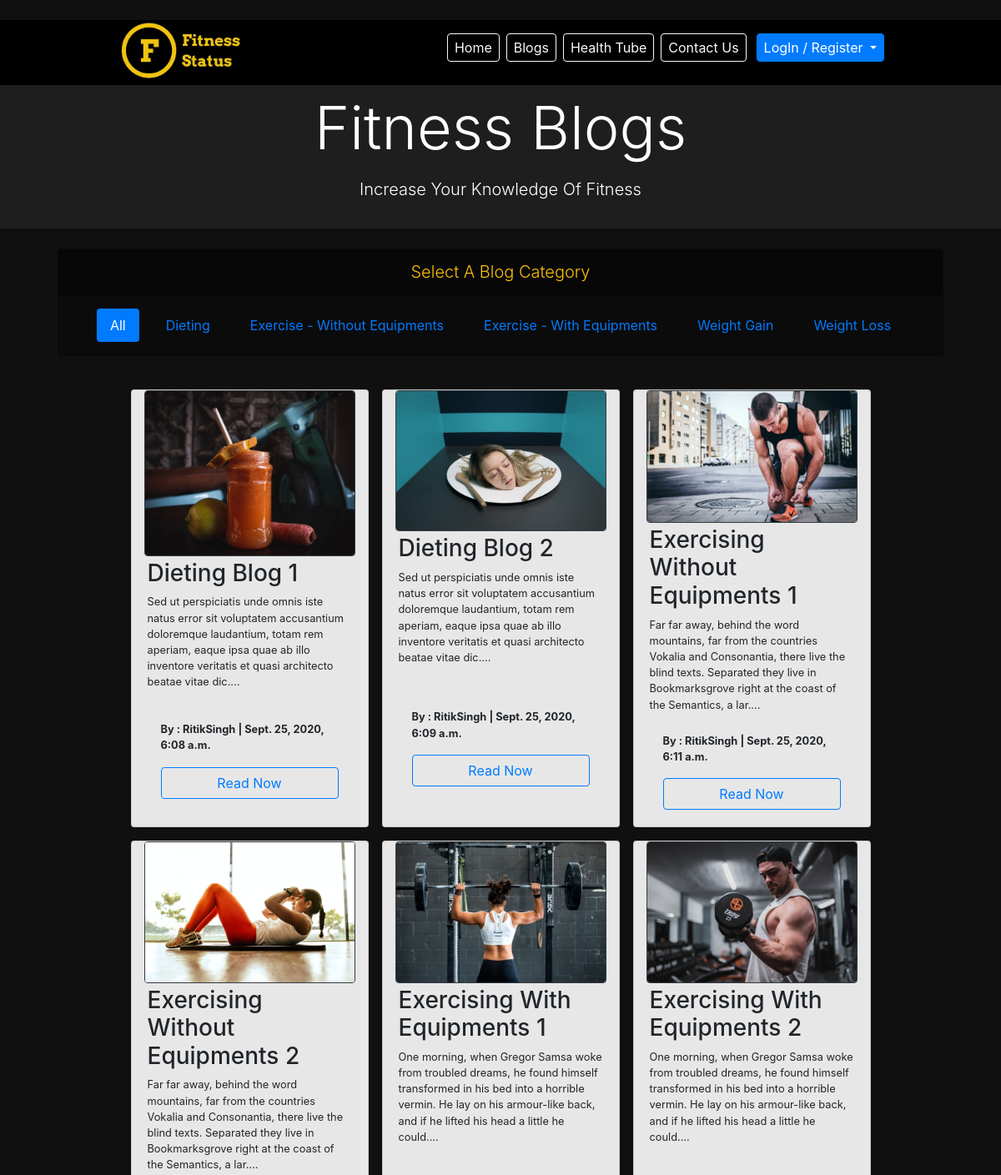
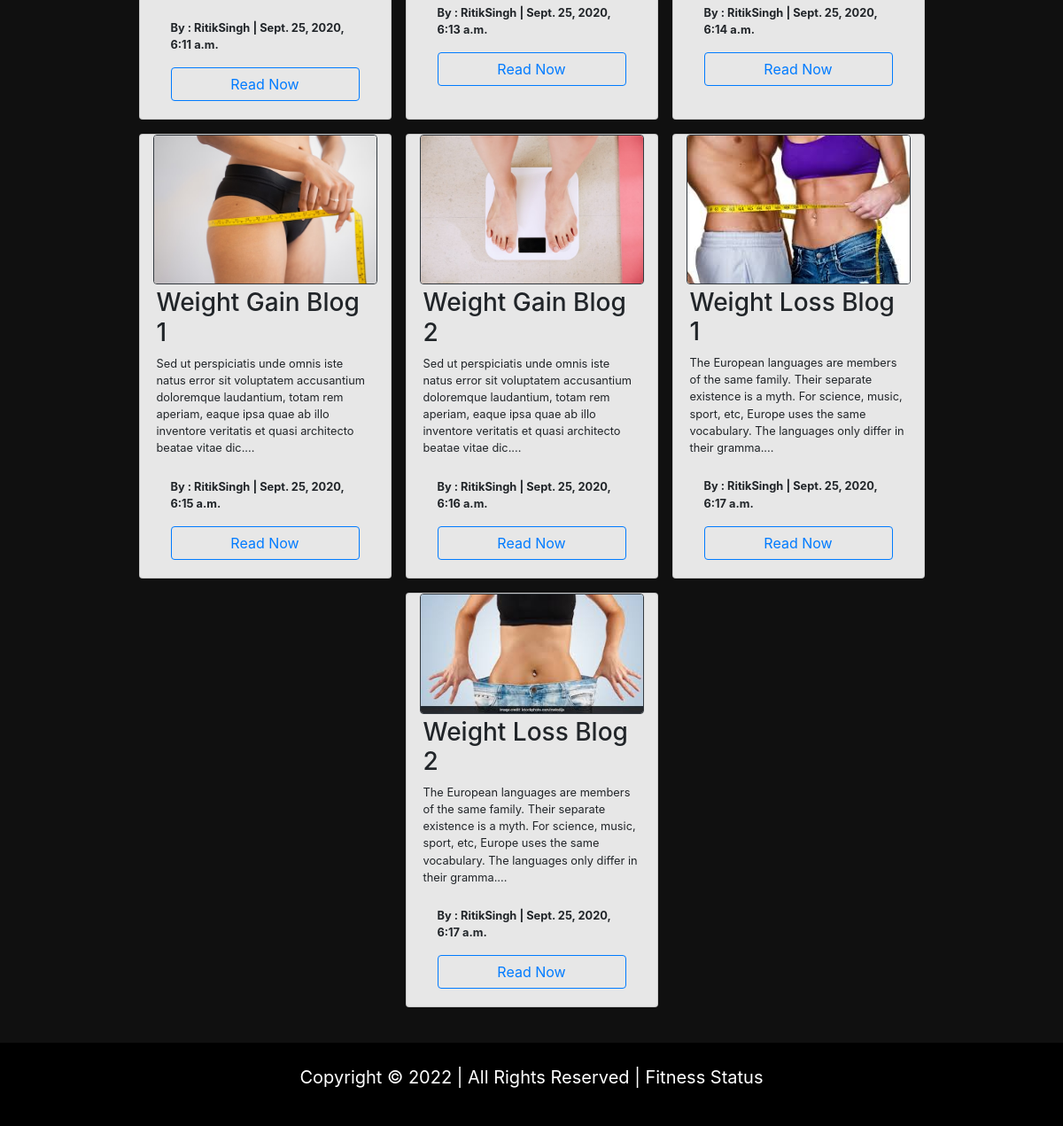
/all_blogs, run on the app's committed database (2 pictures, top to bottom).
### Fitness_Status/models.py (models this page shows, shortened)
class Categories(models.Model):
    category = models.CharField(max_length=100)
    date = models.DateTimeField(auto_now_add=True)

class Article(models.Model):
    title = models.CharField(max_length=100, unique=True, )
    author = models.CharField(max_length=50)
    author_email = models.CharField(max_length=150)
    date = models.DateTimeField(auto_now_add=True)
    category = models.ForeignKey(Categories, on_delete=models.CASCADE)
    thumbnail = models.FileField(upload_to='blog/')
    body = RichTextField()
    def limit(self):
        return self.body[:200] + '....'

### Fitness_Status/views.py (the view)
# urls.py: path('all_blogs', views.Blog, name='blogs'),
def Blog(request):
    category = Categories.objects.all()
    articles = Article.objects.all()
    return render(request, 'blog.html', {'articles': articles, 'category':category})

### Templates/blog.html (shortened to what this page needs)
{% extends 'base.html' %} {% load static %} {% block content %}
<div class="container-fluid p-0 m-0">
    <div class="blg-hedd text-white">
        <div class="jumbotron px-md-5 jumbotron-fluid py-0 text-white m-0" style="background-color: #1e1e1e;">
            <div class="row m-0">
                <div class="col-12 p-2 m-0 text-center">
                    <h1 class="display-3">Fitness Blogs</h1>
                    <p class="lead py-2">Increase Your Knowledge Of Fitness</p>
                </div>
            </div>
        </div>
    </div>
</div>
<div class="container">
    <div class="col-12 p-0 m-0 p-md-4">
        <div class="card" style="background-color: rgba(0, 0, 0, 0.3);">
            <p class="text-warning lead text-center card-header" style="background-color: rgba(0, 0, 0, 0.3);">Select A Blog Category</p>
            <ul class="nav nav-pills my-2 justify-content-center" id="pills-tab" role="tablist">
                <li class="nav-item p-2">
                    <a class="nav-link active" id="pills-all-tab" data-toggle="pill" href="#pills-all" role="tab" aria-controls="pills-all" aria-selected="true">All</a>
                </li>
                {% for category in category %}
                <li class="nav-item p-2">
                    <a class="nav-link" id="pills-{{category.category}}-tab" data-toggle="pill" href="#pills-{{category.category}}" role="tab" aria-controls="pills-{{category.category}}" aria-selected="true">{{category.category}}</a>
                </li>
                {% endfor %}
            </ul>
        </div>
    </div>
    <div class="tab-content" id="pills-tabContent">
        <div class="tab-pane fade show active" id="pills-all" role="tabpanel" aria-labelledby="pills-all-tab">
            <div class="row py-2 mb-4 justify-content-center">
                {% for articles in articles %}
                <div class="col-md-3 card m-2" style="background-color: rgb(255, 255, 255, 0.9);">
                    <img src="{{articles.thumbnail.url}}" class="card-img-top border border-dark rounded" />
                    <div class="card-body p-1">
                        <h3 class="h3">{{articles.title}}</h3>
                        <small class="card-text">{{articles.limit|safe}}</small>
                    </div>
                    <div class="card-body pt-1">
                        <p>
                            <small><strong>By : {{articles.author}} | {{articles.date}}</strong></small>
                        </p>
                        <a href="{% url 'blogpage' articles.id  %}" class="btn btn-outline-primary btn-block">Read Now</a>
                    </div>
                </div>
                {% endfor %}
            </div>
        </div>
    </div>
</div>
{% endblock %}

### Templates/base.html (shortened to what this page needs)
﻿{% load static %}
<html lang="en">
    <head>
        <link rel="stylesheet" href="https://maxcdn.bootstrapcdn.com/bootstrap/4.0.0/css/bootstrap.min.css" />
        <link rel="stylesheet" type="text/css" href="{% static 'style.css' %}" />
    </head>
    <body style="background-color: #101010;">
        <div id="navbar">
            <div class="">
                <div class="row p-0 m-0">
                    <div class="col-sm-12 col-md-4 pl-md-5">
                        <span class="mx-auto">
                            <a href="{% url 'home' %}" class="mx-auto">
                                <center><img src="{% static 'image/logo.png' %}" class="mx-auto" width="150" /></center>
                            </a>
                        </span>
                    </div>
                    <div class="navbar-search smallsearch col-sm-12 col-md-8 m-0">
                        <nav class="navbar navbar-light bg-transparent mx-auto">
                            <ul class="nav justify-content-center align-self-center mx-auto">
                                <li><a class="px-2 py-1 mx-1 my-2 btn btn-outline-light" href="{% url 'home' %}">Home</a></li>
                                <li><a class="px-2 py-1 mx-1 my-2 btn btn-outline-light" href="{% url 'blogs' %}">Blogs</a></li>
                                <li><a class="px-2 py-1 mx-1 my-2 btn btn-outline-light" href="{% url 'healthtube' %}">Health Tube</a></li>
                                <li><a class="px-2 py-1 mx-1 my-2 btn btn-outline-light" href="{% url 'contactus' %}">Contact Us</a></li>
                                <li class="mx-1 px-1">
                                    {% if user.is_authenticated %}
                                    <span class="btn-group">
                                        <button type="button" class="btn btn-outline-warning dropdown-toggle px-2 py-1 mt-2" data-toggle="dropdown" aria-haspopup="true" aria-expanded="false">
                                            {{user.first_name}}
                                        </button>
                                        <div class="dropdown-menu bg-light text-white px-1" id="user-drop">
                                            <a class="dropdown-item text-center font-weight-bold rounded" href="{% url 'profile' %}"><img src="{% static 'image/profile.png' %}" width="20" /> Profile</a>
                                            <a class="dropdown-item text-center font-weight-bold rounded" href="{% url 'logout' %}"><img src="{% static 'image/exit.png' %}" width="20" /> Logout</a>
                                        </div>
                                    </span>
                                    {% else %}
                                    <span class="dropdown my-2">
                                        <button class="px-2 py-1 btn btn-primary dropdown-toggle" type="button" id="dropdownMenu2" data-toggle="dropdown" aria-haspopup="true" aria-expanded="false">
                                            LogIn / Register
                                        </button>
                                    </span>
                                    {% endif %}
                                </li>
                            </ul>
                        </nav>
                    </div>
                </div>
            </div>
        </div>
        {% block content %} {% endblock %}
        <div class="container-fluid p-0 m-0" style="background-color: #000;">
            <div class="text-center">
                <div class="copyright-text py-4 m-0 text-white blockquote">
                    <p>
                        Copyright ©
                        | All Rights Reserved | <a class="text-white" href="{% url 'home' %}">Fitness Status</a>
                    </p>
                </div>
            </div>
        </div>
    </body>
</html>

### static/style.css (style rules this page uses)
a { text-decoration: none; }
.blg-hedd { margin: 0px; padding: 0px; }
#navbar { background-color: #000; color: #FFFFFF }
.dropdown { position: relative; display: inline-block; margin-bottom: 0px }
.smallsearch { margin-left: 15px; margin-top: 15px }
@media screen and (min-width: 768px) { .smallsearch { margin: 0px } }

### data on the page
Categories: category "Dieting"
Categories: category "Exercise - Without Equipments"
Categories: category "Exercise - With Equipments"
Categories: category "Weight Gain"
Categories: category "Weight Loss"
Article: thumbnail (picture), title "Dieting Blog 1", limit "Sed ut perspiciatis unde omnis iste natus error sit voluptatem accusantium doloremque laudantium, totam rem aperiam, eaque ipsa quae ab illo inventore veritatis et quasi architecto beatae vitae dic....", author "RitikSingh", date "Sept. 25, 2020, 6:08 a.m."
Article: thumbnail (picture), title "Dieting Blog 2", limit "Sed ut perspiciatis unde omnis iste natus error sit voluptatem accusantium doloremque laudantium, totam rem aperiam, eaque ipsa quae ab illo inventore veritatis et quasi architecto beatae vitae dic....", author "RitikSingh", date "Sept. 25, 2020, 6:09 a.m."
Article: thumbnail (picture), title "Exercising Without Equipments 1", limit "Far far away, behind the word mountains, far from the countries Vokalia and Consonantia, there live the blind texts. Separated they live in Bookmarksgrove right at the coast of the Semantics, a lar....", author "RitikSingh", date "Sept. 25, 2020, 6:11 a.m."
Article: thumbnail (picture), title "Exercising Without Equipments 2", limit "Far far away, behind the word mountains, far from the countries Vokalia and Consonantia, there live the blind texts. Separated they live in Bookmarksgrove right at the coast of the Semantics, a lar....", author "RitikSingh", date "Sept. 25, 2020, 6:11 a.m."
Article: thumbnail (picture), title "Exercising With Equipments 1", limit "One morning, when Gregor Samsa woke from troubled dreams, he found himself transformed in his bed into a horrible vermin. He lay on his armour-like back, and if he lifted his head a little he could....", author "RitikSingh", date "Sept. 25, 2020, 6:13 a.m."
Article: thumbnail (picture), title "Exercising With Equipments 2", limit "One morning, when Gregor Samsa woke from troubled dreams, he found himself transformed in his bed into a horrible vermin. He lay on his armour-like back, and if he lifted his head a little he could....", author "RitikSingh", date "Sept. 25, 2020, 6:14 a.m."
Article: thumbnail (picture), title "Weight Gain Blog 1", limit "Sed ut perspiciatis unde omnis iste natus error sit voluptatem accusantium doloremque laudantium, totam rem aperiam, eaque ipsa quae ab illo inventore veritatis et quasi architecto beatae vitae dic....", author "RitikSingh", date "Sept. 25, 2020, 6:15 a.m."
Article: thumbnail (picture), title "Weight Gain Blog 2", limit "Sed ut perspiciatis unde omnis iste natus error sit voluptatem accusantium doloremque laudantium, totam rem aperiam, eaque ipsa quae ab illo inventore veritatis et quasi architecto beatae vitae dic....", author "RitikSingh", date "Sept. 25, 2020, 6:16 a.m."
Article: thumbnail (picture), title "Weight Loss Blog 1", limit "The European languages are members of the same family. Their separate existence is a myth. For science, music, sport, etc, Europe uses the same vocabulary. The languages only differ in their gramma....", author "RitikSingh", date "Sept. 25, 2020, 6:17 a.m."
Article: thumbnail (picture), title "Weight Loss Blog 2", limit "The European languages are members of the same family. Their separate existence is a myth. For science, music, sport, etc, Europe uses the same vocabulary. The languages only differ in their gramma....", author "RitikSingh", date "Sept. 25, 2020, 6:17 a.m."
